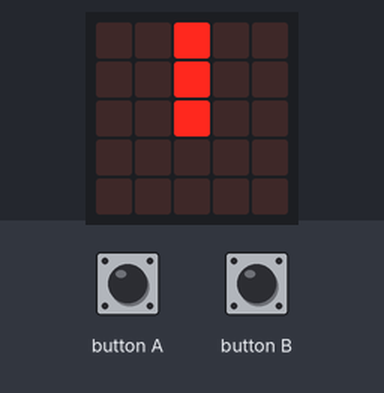
A program run on a simulated BBC micro:bit running MicroPython. Parts: the board's 5×5 LED display.

Above: at 0.51 s.
At 1.1 s:
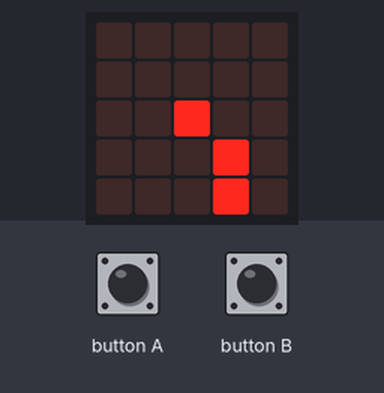
At 1.7 s:
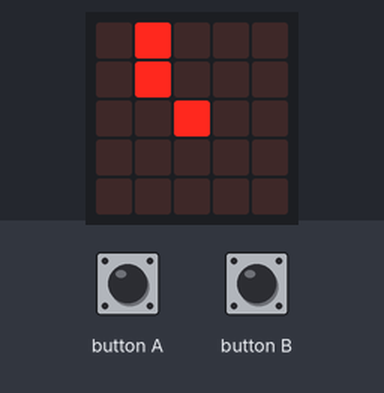
At 2.3 s:
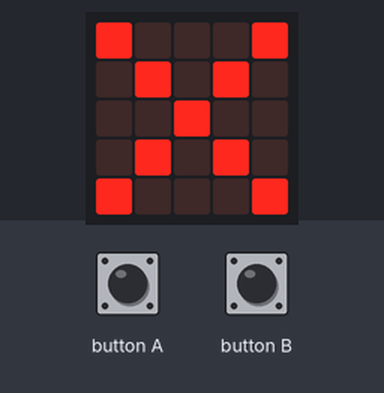

Measured:
- what the display in image 2 shows lasts 0.6 s, from 1.6 s to 2.2 s

The program:

main_receaver_.py
```python
from microbit import sleep, button_a, button_b, display, uart
from microbit import Image, pin0, pin1
import radio

sleep(500)
display.show(Image.ALL_CLOCKS, loop=False, delay=100)
sleep(500)

uart.init(baudrate=9600, bits=8, tx=pin0, rx=pin1)
radio.on()

while True:
    incoming = radio.receive() # Reception via radio hardware is stored in the incoming variable

    if incoming != None: # if incoming is not None (empty) then:
        display.show(Image.YES, loop=False)
        #display.show(Image.ALL_CLOCKS, loop=False, delay=60)
        transfer = 'X' + incoming + 'X' + incoming
        uart.write(transfer)

    else: # if incoming = None, then the Joy-Car is parked.
        # This usually happens when the Joy-Car is out of range of the remote control or when the remote control is off.
        display.show(Image.NO, loop=False)
        uart.write('X000000X000000')
```
